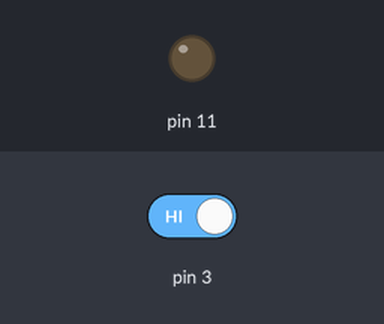
Recording of a sketch running on a simulated Arduino Uno, built with avr-gcc and run on an emulated ATmega328P. On the bench: output pins drawn as LEDs (lit = HIGH). Inputs (shaded band) come from the test bench; at power-on: pin 3 HIGH. What the sketch prints to the serial monitor is not drawn.

Above: at 1.2 s.
1.3 s: pin 3 driven LOW
At 1.8 s:
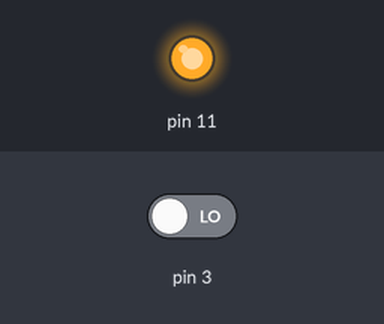
2.8 s: pin 3 driven HIGH
At 4.6 s:
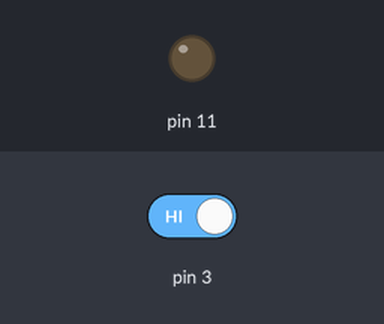
Timing chart, 0 to 6.1 s (numbered marks = the images above; inputs shaded):
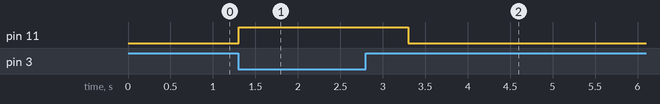

Measured:
- after the input at 1.3 s, pin 11: LOW → HIGH at once
- after the input at 2.8 s, pin 11: HIGH → LOW after 0.50 s

The sketch:

hjduino_cgRGB.ino
```cpp
//声控七彩灯实验
void setup(){
  pinMode(3, INPUT);
  Serial.begin(9600);
  pinMode(11, OUTPUT);
}

void loop(){
  Serial.println(digitalRead(3));
  if (digitalRead(3) == 0) {
    digitalWrite(11,HIGH);
    delay(1000);

  } else {
    digitalWrite(11,LOW);

  }

}
```
